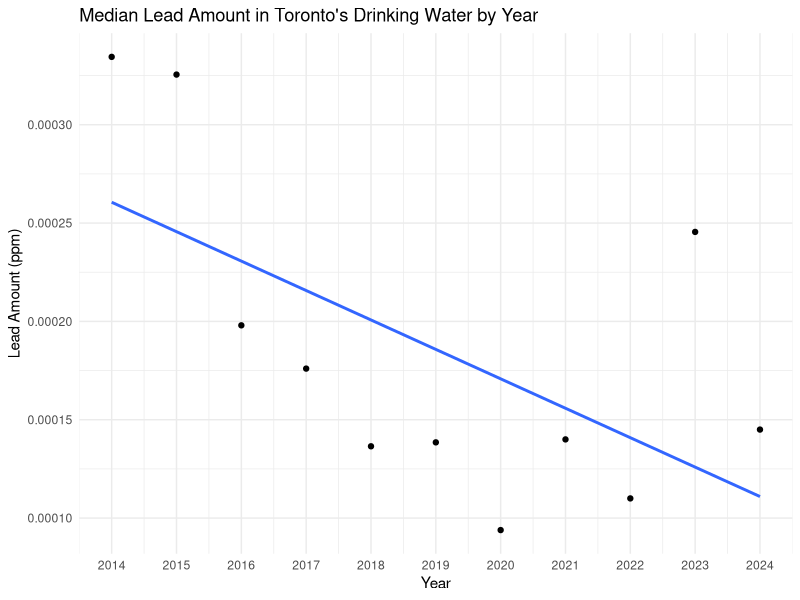

Reproduce this figure in R.
## ---- chunk 1
#| message: false
#| echo: false

#### Workspace set-up ####

## Load packages
library(tidyverse)
library(knitr)
library(here)
library(ggplot2)

#### Read in cleaned data ####

cleaned_lead_sample_data = read_csv(
  file = here("outputs/data/cleaned_toronto_water_lead_sample.csv"),
  show_col_types = FALSE
)
## ---- chunk 2
#| echo: false
#| message: false
#| label: table_cleaned_data
#| tbl-cap: Sample of cleaned lead concentration data

head(cleaned_lead_sample_data, 5) |>
  mutate(lead_amount_ppm = format(lead_amount_ppm, scientific = F)) |>
  kable(
    col.names = c("Sample ID", "Date", "Lead Amount (ppm)"),
    align='llc',
    booktabs = TRUE
  )
## ---- chunk 3
#| echo: false
#| message: false
#| label: table_yearly_mean_lead_ppm
#| tbl-cap: Mean lead concentration of water samples by year

cleaned_lead_sample_data |>
  mutate(sample_year = year(sample_date)) |>
  arrange(year(sample_date)) |> 
  summarise(mean_lead_amount = mean(lead_amount_ppm),
            .by = sample_year) |>
  kable(
    col.names = c("Year", "Lead Amount (ppm)"),
    align='lc',
    booktabs = TRUE
  )
## ---- chunk 4
#| echo: false
#| message: false
#| label: table_yearly_median_lead_ppm
#| tbl-cap: Median lead concentration of water samples by year

cleaned_lead_sample_data |>
  mutate(sample_year = year(sample_date)) |>
  arrange(year(sample_date)) |> 
  summarise(median_lead_amount = median(lead_amount_ppm),
            .by = sample_year) |>
  kable(
    col.names = c("Year", "Lead Amount (ppm)"),
    align='lc',
    booktabs = TRUE
  )
## ---- chunk 5
#| echo: false
#| message: false
#| label: graph_median_lead_concentration_by_year
#| tbl-cap: Median lead concentration of water samples by year

cleaned_lead_sample_data |>
  mutate(sample_year = year(sample_date)) |>
  arrange(year(sample_date)) |> 
  summarise(median_lead_amount = median(lead_amount_ppm),
            .by = sample_year) |>
  ggplot(aes(x = sample_year, y = median_lead_amount)) +
  ggtitle("Median Lead Amount in Toronto's Drinking Water by Year") +
  geom_point() +
  geom_smooth(method = "lm", se = FALSE) +
  theme_minimal() +
  labs(x = "Year", y = "Lead Amount (ppm)") +
  scale_x_continuous(breaks=seq(2014,2024,1)) +
  scale_color_brewer(palette = "Set1")
